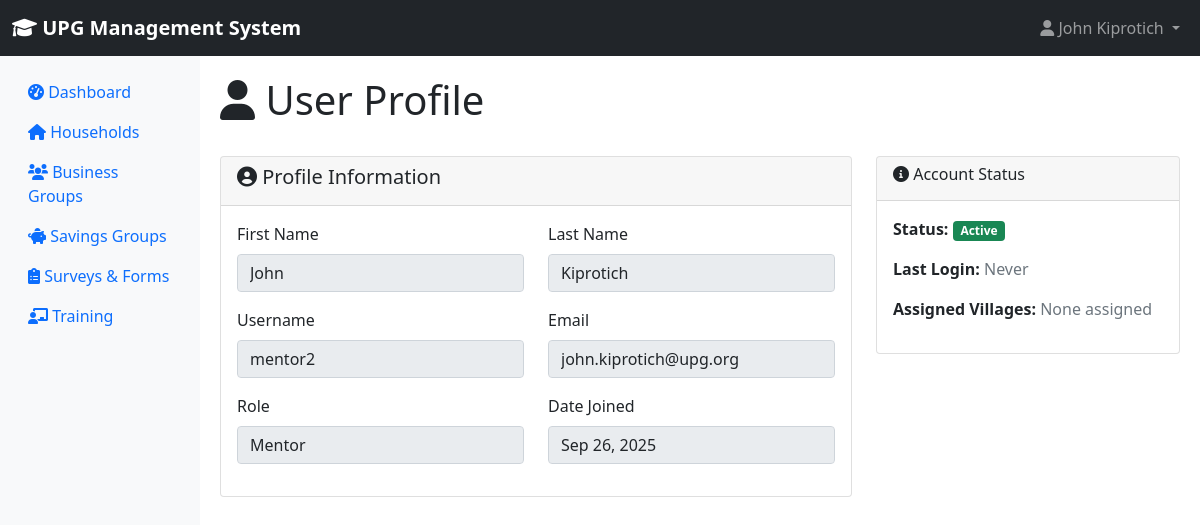
/accounts/profile/ (signed in), run on the app's committed database.
### accounts/models.py (models this page shows, shortened)
class User(AbstractUser):
    ROLE_CHOICES = [
        ('county_executive', 'County Executive (CECM & Governor)'),
        ('county_assembly', 'County Assembly Member'),
        ('ict_admin', 'ICT Administrator'),
        ('me_staff', 'M&E Staff'),
        ('field_associate', 'Field Associate/Mentor Supervisor'),
        ('mentor', 'Mentor'),
        ('beneficiary', 'Beneficiary'),
    ]
    email = models.EmailField(unique=True)
    role = models.CharField(max_length=20, choices=ROLE_CHOICES, default='mentor')
    phone_number = models.CharField(max_length=15, blank=True)
    office = models.CharField(max_length=100, blank=True)
    country = models.CharField(max_length=50, default='Kenya')
    is_active = models.BooleanField(default=True)
    created_at = models.DateTimeField(auto_now_add=True)
    updated_at = models.DateTimeField(auto_now=True)
    class Meta:
        db_table = 'upg_users'

### accounts/views.py (the view)
# urls.py: path('profile/', views.profile_view, name='profile'),
@login_required
def profile_view(request):
    return render(request, 'accounts/profile.html', {'user': request.user})

### core/context_processors.py (called while the page is built, shortened)
def system_alerts(request):
    if request.user.is_authenticated:
        from settings_module.models import SystemAlert, UserAlertDismissal
        from django.utils import timezone
        active_alerts = SystemAlert.objects.filter(
            is_active=True,
            show_until__gt=timezone.now()
        )
        user_alerts = []
        return {
            'system_alerts': user_alerts,
            'alerts_count': len(user_alerts),
        }
    return {}

### templates/accounts/profile.html (shortened to what this page needs)
{% extends 'base.html' %}
{% block content %}
<div class="d-flex justify-content-between align-items-center mb-4">
    <h1><i class="fas fa-user"></i> User Profile</h1>
</div>
<div class="row">
    <div class="col-md-8">
        <div class="card">
            <div class="card-header">
                <h5><i class="fas fa-user-circle"></i> Profile Information</h5>
            </div>
            <div class="card-body">
                <form method="post">
                    <div class="row">
                        <div class="col-md-6 mb-3">
                            <label for="first_name" class="form-label">First Name</label>
                            <input type="text" class="form-control" id="first_name" name="first_name"
                                   value="{{ user.first_name }}" readonly>
                        </div>
                        <div class="col-md-6 mb-3">
                            <label for="last_name" class="form-label">Last Name</label>
                            <input type="text" class="form-control" id="last_name" name="last_name"
                                   value="{{ user.last_name }}" readonly>
                        </div>
                    </div>
                    <div class="row">
                        <div class="col-md-6 mb-3">
                            <label for="username" class="form-label">Username</label>
                            <input type="text" class="form-control" id="username" name="username"
                                   value="{{ user.username }}" readonly>
                        </div>
                        <div class="col-md-6 mb-3">
                            <label for="email" class="form-label">Email</label>
                            <input type="email" class="form-control" id="email" name="email"
                                   value="{{ user.email }}" readonly>
                        </div>
                    </div>
                    <div class="row">
                        <div class="col-md-6 mb-3">
                            <label for="role" class="form-label">Role</label>
                            <input type="text" class="form-control" id="role"
                                   value="{{ user.get_role_display }}" readonly>
                        </div>
                        <div class="col-md-6 mb-3">
                            <label for="date_joined" class="form-label">Date Joined</label>
                            <input type="text" class="form-control" id="date_joined"
                                   value="{{ user.date_joined|date:"M d, Y" }}" readonly>
                        </div>
                    </div>
                </form>
            </div>
        </div>
    </div>
    <div class="col-md-4">
        <div class="card">
            <div class="card-header">
                <h6><i class="fas fa-info-circle"></i> Account Status</h6>
            </div>
            <div class="card-body">
                <p><strong>Status:</strong>
                    {% if user.is_active %}
                        <span class="badge bg-success">Active</span>
                    {% else %}
                        <span class="badge bg-danger">Inactive</span>
                    {% endif %}
                </p>
                <p><strong>Last Login:</strong>
                    {% if user.last_login %}
                        {{ user.last_login|date:"M d, Y H:i" }}
                    {% else %}
                        <span class="text-muted">Never</span>
                    {% endif %}
                </p>
                {% if role_info.is_mentor or role_info.is_field_associate %}
                    {% if village_info.has_village_assignments %}
                        <p><strong>Assigned Villages:</strong>
                            <span class="badge bg-info">{{ village_info.assigned_villages_count }}</span>
                        </p>
                        <div class="mt-3">
                            <h6>Villages:</h6>
                            <ul class="list-unstyled">
                                {% for village in village_info.assigned_villages %}
                                <li><i class="fas fa-map-marker-alt text-muted"></i> {{ village.name }}</li>
                                {% empty %}
                                <li class="text-muted">No villages assigned</li>
                                {% endfor %}
                            </ul>
                        </div>
                    {% else %}
                        <p><strong>Assigned Villages:</strong>
                            <span class="text-muted">None assigned</span>
                        </p>
                    {% endif %}
                {% endif %}
            </div>
        </div>
    </div>
</div>
{% endblock %}

### templates/base.html (shortened to what this page needs)
<!DOCTYPE html>
<html lang="en">
<head>
    <link href="https://cdn.jsdelivr.net/npm/bootstrap@5.1.3/dist/css/bootstrap.min.css" rel="stylesheet">
    <link href="https://cdnjs.cloudflare.com/ajax/libs/font-awesome/6.0.0/css/all.min.css" rel="stylesheet">
</head>
<body>
    <nav class="navbar navbar-expand-lg navbar-dark bg-dark">
        <div class="container-fluid">
            <a class="navbar-brand" href="{% url 'dashboard:dashboard' %}">
                <i class="fas fa-graduation-cap"></i> UPG Management System
            </a>
            {% if user.is_authenticated %}
            <div class="navbar-nav ms-auto">
                <div class="nav-item dropdown">
                    <a class="nav-link dropdown-toggle" href="#" role="button" data-bs-toggle="dropdown">
                        <i class="fas fa-user"></i> {{ user.get_full_name|default:user.username }}
                    </a>
                </div>
            </div>
            {% endif %}
        </div>
    </nav>
    <div class="container-fluid">
        <div class="row">
            {% if user.is_authenticated %}
            <nav class="col-md-2 d-none d-md-block sidebar">
                <div class="sidebar-sticky pt-3">
                    <ul class="nav flex-column">
                        <li class="nav-item">
                            <a class="nav-link {% if request.resolver_match.url_name == 'dashboard' %}active{% endif %}"
                               href="{% url 'dashboard:dashboard' %}">
                                <i class="fas fa-tachometer-alt"></i> Dashboard
                            </a>
                        </li>
                        {% if perms.can_view_households %}
                        <li class="nav-item">
                            <a class="nav-link" href="{% url 'households:household_list' %}">
                                <i class="fas fa-home"></i> Households
                            </a>
                        </li>
                        {% endif %}
                        {% if perms.can_view_business_groups %}
                        <li class="nav-item">
                            <a class="nav-link" href="{% url 'business_groups:group_list' %}">
                                <i class="fas fa-users"></i> Business Groups
                            </a>
                        </li>
                        {% endif %}
                        {% if perms.can_view_savings_groups %}
                        <li class="nav-item">
                            <a class="nav-link" href="{% url 'savings_groups:savings_list' %}">
                                <i class="fas fa-piggy-bank"></i> Savings Groups
                            </a>
                        </li>
                        {% endif %}
                        {% if perms.can_view_surveys %}
                        <li class="nav-item">
                            <a class="nav-link" href="{% url 'surveys:survey_list' %}">
                                <i class="fas fa-clipboard-list"></i> Surveys & Forms
                            </a>
                        </li>
                        {% endif %}
                        {% if perms.can_view_training %}
                        <li class="nav-item">
                            <a class="nav-link" href="{% url 'training:training_list' %}">
                                <i class="fas fa-chalkboard-teacher"></i> Training
                            </a>
                        </li>
                        {% endif %}
                    </ul>
                </div>
            </nav>
            {% endif %}
            <main role="main" class="{% if user.is_authenticated %}col-md-10 ml-sm-auto{% else %}col-12{% endif %} content-wrapper">
                {% block content %}{% endblock %}
            </main>
        </div>
    </div>
</body>
</html>

### templates/base.html (style rules this page uses)
.navbar-brand { font-weight: bold; }
.sidebar { min-height: 100vh; background-color: #f8f9fa; }
.content-wrapper { padding: 20px; }

### data on the page
User: get_full_name "John Kiprotich", first_name "John", last_name "Kiprotich", username "mentor2", email "john.kiprotich@upg.org", role "Mentor", date_joined "Sep 26, 2025"
